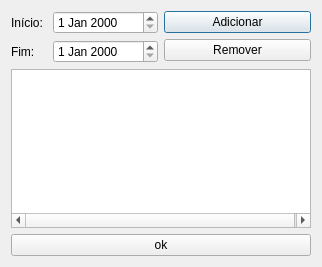
<?xml version="1.0" encoding="UTF-8"?>
<ui version="4.0">
 <class>Dialog</class>
 <widget class="QDialog" name="Dialog">
  <property name="geometry">
   <rect>
    <x>0</x>
    <y>0</y>
    <width>322</width>
    <height>267</height>
   </rect>
  </property>
  <property name="windowTitle">
   <string>Item</string>
  </property>
  <layout class="QVBoxLayout" name="verticalLayout_2">
   <item>
    <layout class="QHBoxLayout" name="horizontalLayout">
     <item>
      <layout class="QFormLayout" name="formLayout">
       <item row="0" column="0">
        <widget class="QLabel" name="inCioLabel">
         <property name="text">
          <string>Início: </string>
         </property>
        </widget>
       </item>
       <item row="0" column="1">
        <widget class="QDateEdit" name="inicioDateEdit"/>
       </item>
       <item row="1" column="0">
        <widget class="QLabel" name="fimLabel">
         <property name="text">
          <string>Fim:</string>
         </property>
        </widget>
       </item>
       <item row="1" column="1">
        <widget class="QDateEdit" name="fimDateEdit"/>
       </item>
      </layout>
     </item>
     <item>
      <layout class="QVBoxLayout" name="verticalLayout">
       <item>
        <widget class="QPushButton" name="botaoAdd">
         <property name="text">
          <string>Adicionar</string>
         </property>
        </widget>
       </item>
       <item>
        <widget class="QPushButton" name="botaoRemover">
         <property name="text">
          <string>Remover</string>
         </property>
        </widget>
       </item>
      </layout>
     </item>
    </layout>
   </item>
   <item>
    <widget class="QTreeWidget" name="treeWidget">
     <attribute name="headerVisible">
      <bool>false</bool>
     </attribute>
     <column>
      <property name="text">
       <string notr="true">1</string>
      </property>
     </column>
     <column>
      <property name="text">
       <string>2</string>
      </property>
     </column>
     <column>
      <property name="text">
       <string>3</string>
      </property>
     </column>
    </widget>
   </item>
   <item>
    <widget class="QPushButton" name="pushButton">
     <property name="text">
      <string>ok</string>
     </property>
    </widget>
   </item>
  </layout>
 </widget>
 <resources/>
 <connections/>
</ui>
